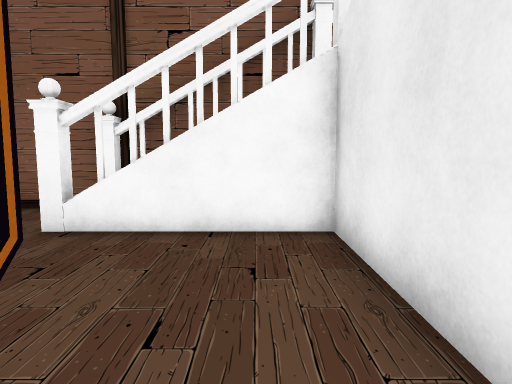
View 1 (above)

17 first-person views from a walk through a scene from a Unity 3-D project. The camera is 1.2 m above the floor, tilts 6° down and sees 75° across. Doors are open. The floor is counted in squares, 1 m on a side. Each view is taken from the middle of a square. On the plan, view 1 faces up. The plan holds only what a view shows up to about 14 squares ahead; the rest is blank. The place goes on beyond the plan. The player character is not drawn. Some surface patterns are stand-ins.

View 2
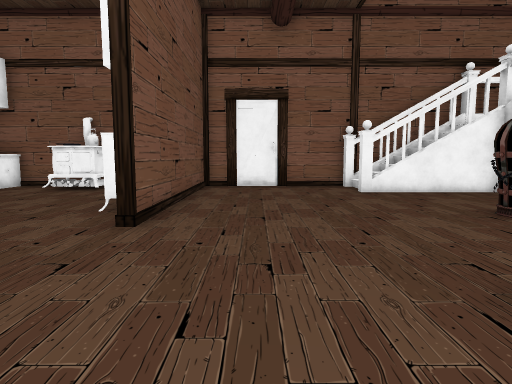

View 3
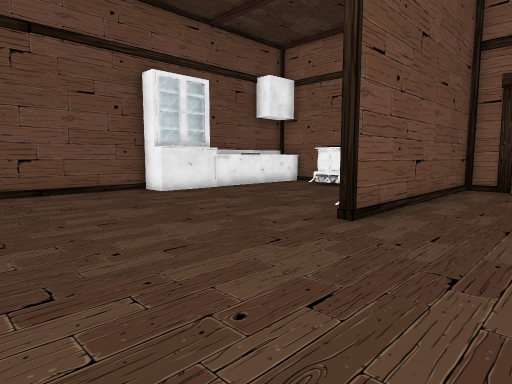

View 4
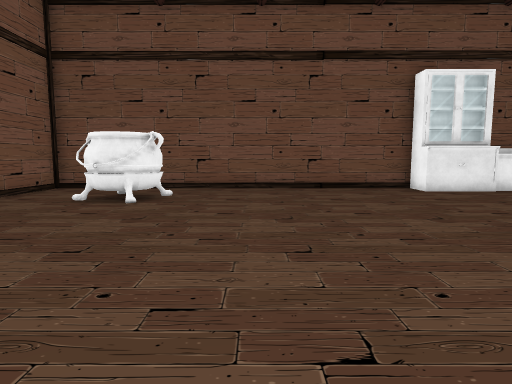

View 5
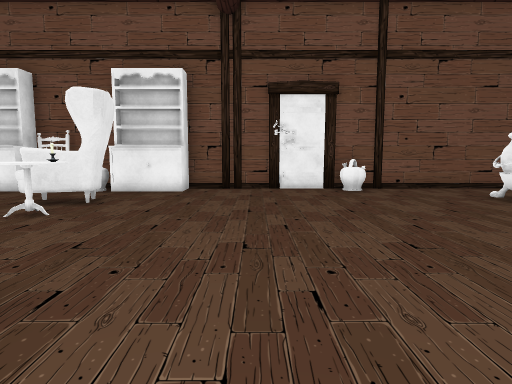

View 6
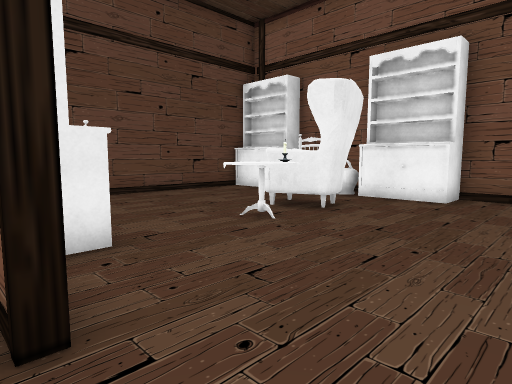

View 7
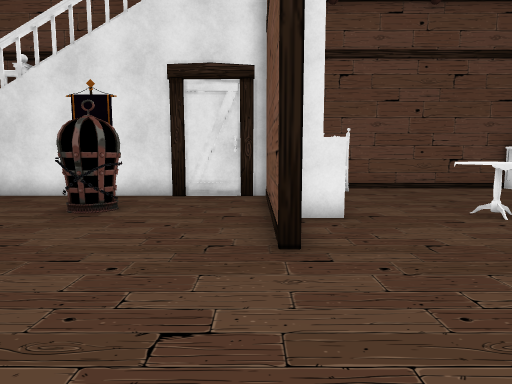

View 8
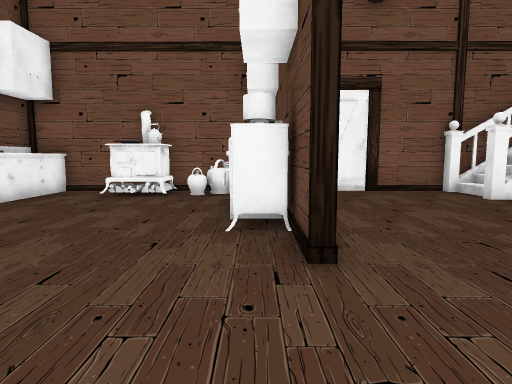

View 9
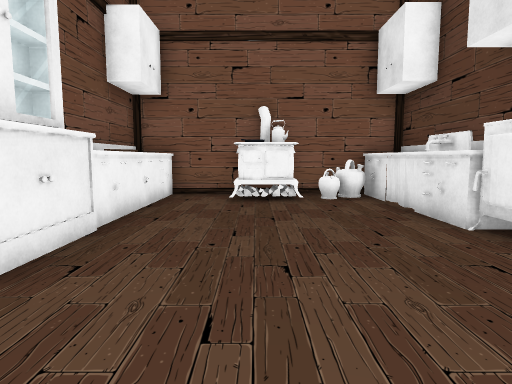

View 10
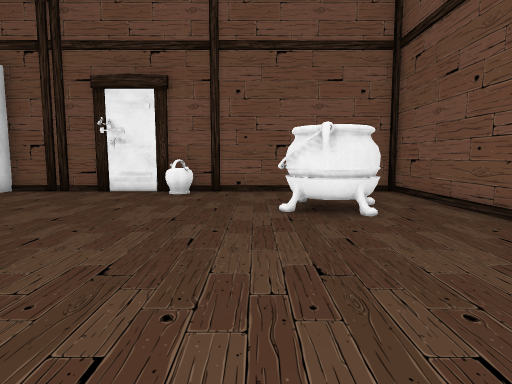

View 11
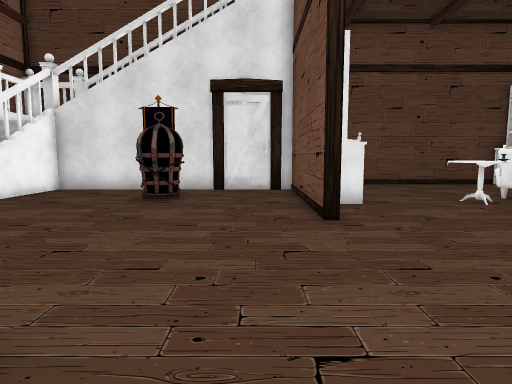

View 12
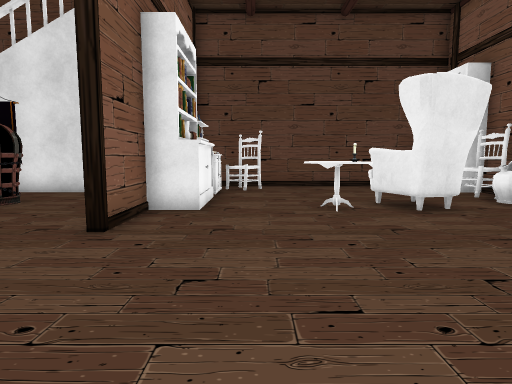

View 13
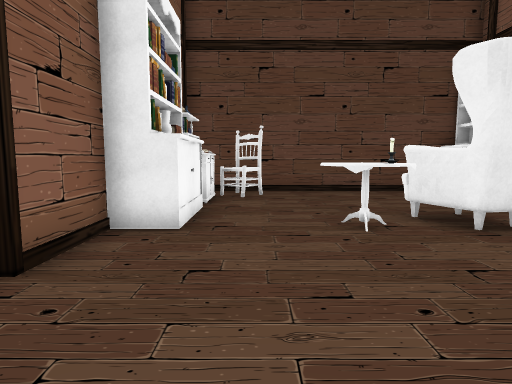

View 14
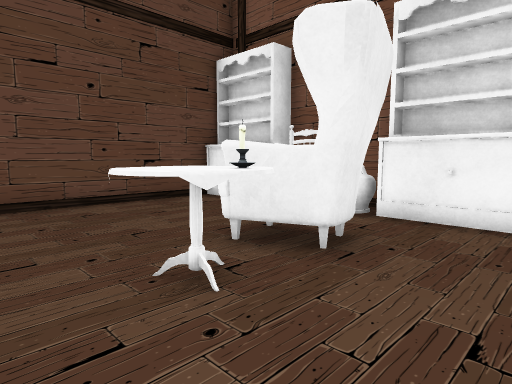

View 15
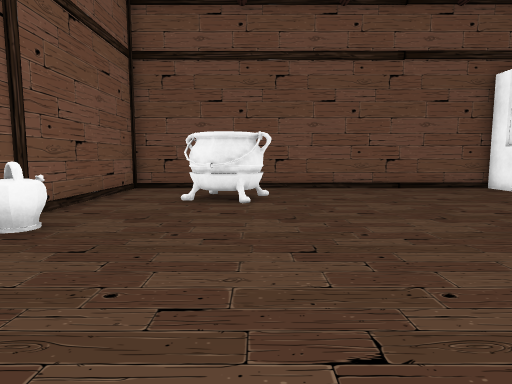

View 16
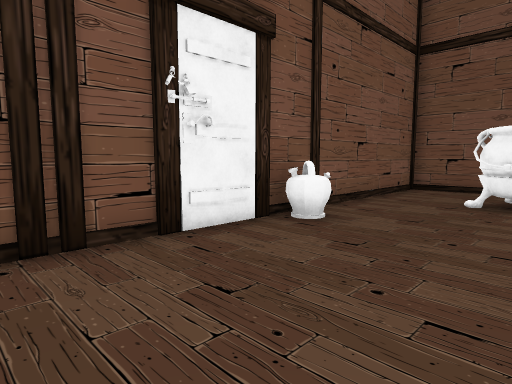

View 17
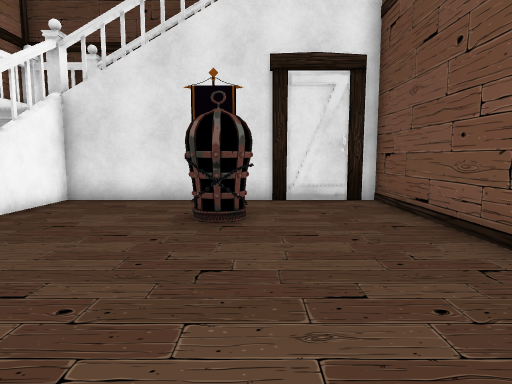

### Floor plan
Points are (right, up) in squares from view 1. A wall is a line through its corners. A room is listed if a view was taken in it or the views show most of it. See-through windows are left out.
Room 1 (views 1, 2, 3, 4, 5, 6, 7, 8, 9, 10, 11, 12, 13, 14, 15, 16, 17)
walls: (-4.9, -3.3) (1.2, -3.3) (1.2, 5.6); (-2.5, -3.6) (-4.9, -3.6); (-9.4, 6.1) (-9.4, 7.8) (-17.9, 7.8) (-17.9, 3); (-17.9, 0) (-17.9, -13.7) (-4.4, -13.7); (-2.5, 7.4) (-3.1, 7.5); (-2.5, 7.5) (-3.1, 7.3); (-1.7, -13.7) (1.3, -13.7); (1.6, 5.3) (-3.5, 5.3); (3.3, 3.9) (3.3, 7.8); (1.2, 7.2) (1.2, 7.8) (-3.1, 7.8) (-3.1, 7.2); (0.9, 7.5) (0.4, 7.4); (1.3, 7.3) (0.4, 7.5); (3.8, 5.9) (3.8, 6.6); (2.9, 7.8) (1.9, 7.8); (3.8, -13) (3.8, -5); (3.8, 7.3) (-3.4, 7.3) (-3.4, 7.8) (-9.1, 7.8) (-9.1, -0.3) (-9.4, -0.3) (-9.4, 4.2)
ways out: gap at (-1, 5)
objects: other object (-17, 0) to (-17, 2); other object (-17, 3) to (-17, 4); other object (-17, 5); other object (-17, 6) to (-17, 7); other object (-16, -11) to (-14, -9); other object (-14, 6) to (-13, 7); other object (-12, 6); other object (-12, 7) to (-11, 7); other object (-11, -13) to (-10, -13); other object (-11, 3) to (-10, 7); other object (-10, 1) to (-10, 2); other object (-4, -13) to (-3, -13); other object (-3, -11) to (-1, -9); other object (-3, -9) to (-2, -7); other object (-3, -8); other object (-2, -5) to (0, -5); other object (-2, 0) to (-1, 1); other object (-1, -13); other object (-1, -12); other object (-1, -4); other object (-1, 1); other object (0, -13) to (0, -12); other object (0, -4); other object (1, -13) to (3, -13)

Where each view was taken, in squares from view 1:
view 1: 0 up, 0 right, facing up
view 2: 6 down, 7 left, facing up
view 3: 6 down, 6 left, facing up-left
view 4: 6 down, 5 left, facing left
view 5: 1 down, 7 left, facing down
view 6: 3 down, 7 left, facing down-right
view 7: 3 down, 9 left, facing right
view 8: 4 down, 10 left, facing up
view 9: 3 down, 14 left, facing up
view 10: 2 down, 13 left, facing down
view 11: 2 down, 11 left, facing right
view 12: 6 down, 10 left, facing right
view 13: 6 down, 8 left, facing right
view 14: 6 down, 5 left, facing down-right
view 15: 9 down, 5 left, facing left
view 16: 9 down, 5 left, facing down-left
view 17: 0 up, 8 left, facing right
